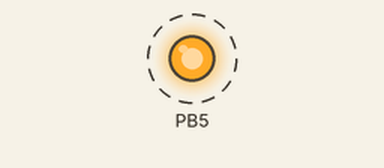
A program run on a simulated ATmega328P, built with avr-gcc and emulated at 16 MHz. Shown: output pins drawn as LEDs (lit = HIGH). Dashed ring = blinking.

Above: at 0.05 s.
Timing chart, 0 to 3.0 s (numbered marks = the images above):
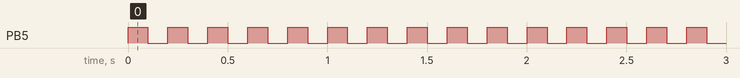

Measured:
- by itself, PB5: alternates HIGH for 0.10 s and LOW for 0.10 s

The program:

main.c
```c
/*
 * main.c
 *
 *  Created on: 8. feb. 2016
 *      Author: olafurjonthoroddsen
 */

#define LEDPIN 0x20;

#include <avr/io.h>


int main(){
	DDRB |= LEDPIN;			// Set pin 0x20 to be an output
	TCCR1B |= (( 1 << CS12 ) | ( 1 << CS10 ));	// Initialize a clock source with prescaling of 1024 at TimerCounterControlRegister 1B
	PORTB = LEDPIN;			// Turn on the LED
	while(1){
		if(TCNT1 > 1563){		// If the TimerCounter register 1 reaches 15625 (1 second)
			PORTB ^= LEDPIN;	// Toggle the LED
			TCNT1 = 0;		// Reset the timer value
		}
	}
	return 0;
}
```
